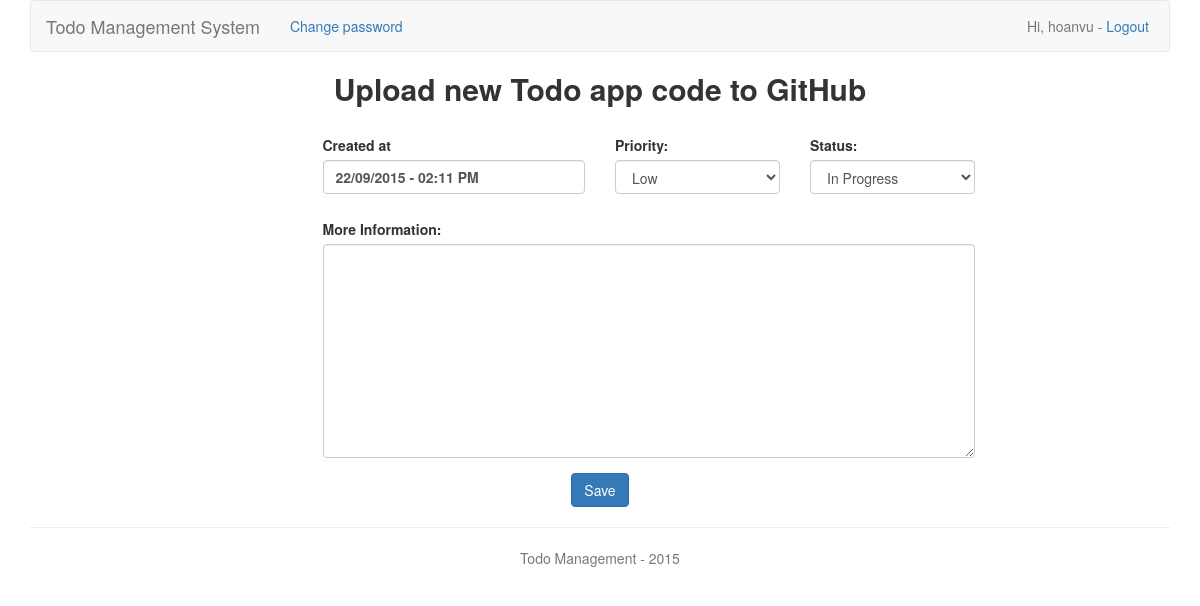
The app's page /todo/details/9/ (signed in) with its own data.
### todo/models.py (models this page shows, shortened)
class Todo(models.Model):
    owner = models.ForeignKey(User)
    content = models.CharField(max_length=150, blank=False)
    created_date = models.DateTimeField('Created date', auto_now_add=True)
    moreinfo = models.CharField(max_length=400, blank=True)
    STATUS = (
        (0, 'In Progress'),
        (1, 'Pending'),
        (2, 'Done'),
        (3, 'Cancelled'),
    )
    status = models.IntegerField(choices=STATUS, default=0)
    PRIORITY = (
        (0, 'Low'),
        (1, 'Medium'),
        (2, 'High'),
    )
    priority = models.IntegerField(choices=PRIORITY, default=0)

### todo/views.py (the view)
# urls.py: url(r'^details/(\d+)/$', views.todo_details, name='todo_details'),
@login_required
def todo_details(request, todo_id):
    todo = Todo.objects.get(id=todo_id)
    priority_list = Todo._meta.get_field('priority').choices
    status_list = Todo._meta.get_field('status').choices
    detail_form = DetailForm(instance=todo)
    return render(request, 'todo/details.html', {
        'todo': todo,
        'priority_list': priority_list,
        'status_list': status_list,
        'detail_form': detail_form,
    })

### todo/forms.py
class DetailForm(ModelForm):
    class Meta:
        model = Todo
        fields = ['priority', 'status', 'moreinfo']
        widgets = {
            'moreinfo': forms.Textarea(attrs={'rows': 10}),
        }
        labels = {
            'moreinfo': 'More Information:',
        }

### todo/templates/todo/details.html (shortened to what this page needs)
{% extends 'todo/_base.html' %}
{% load widget_tweaks %}
{% block body %}
<h2 class="text-center"> <strong>{{ todo.content }}</strong></h2>
<br>
<form action="{% url 'todo:edit_todo' todo.id %}" method="post">
	<div class="form-group">
		<div class="row">
			<div class="col-md-3"></div>
			<div class="col-md-3">
				<label>Created at</label>
				<label class="form-control">
					{{ todo.created_date | date:'d/m/Y' }} -
					{{ todo.created_date | date:'h:i A' }}
				</label>
			</div>
			<div class="col-md-2">
				{{ detail_form.priority.label_tag }}
				{{ detail_form.priority | attr:"class:form-control" }}
			</div>
			<div class="col-md-2">
				{{ detail_form.status.label_tag }}
				{{ detail_form.status | attr:"class:form-control" }}
			</div>
			<div class="col-md-2"></div>
		</div>
		<br>
		<div class="row">
			<div class="col-md-3"></div>
			<div class="col-md-7">
				{{ detail_form.moreinfo.label_tag }}
				{{ detail_form.moreinfo | attr:"class:form-control" }}
			</div>
			<div class="col-md-2"></div>
		</div>
	</div>
	<div class="text-center">
		<input type="submit" value="Save" class="btn btn-primary">
	</div>
</form>
{% endblock %}

### todo/templates/todo/_base.html (shortened to what this page needs)
<!DOCTYPE html>
{% load staticfiles %}
<link rel="stylesheet" href="{% static 'todo/css/bootstrap.min.css' %}">
<link rel="stylesheet" href="{% static 'todo/css/style.css' %}">
<div class="container">
	<nav class="navbar navbar-default">
		<div class="container-fluid">
			<a class="navbar-brand" href="{% url 'todo:index' %}">Todo Management System</a>
			{% if user.is_authenticated %}
				<p class="navbar-text navbar-left">
					<a href="{% url 'accounts:change_password' %}">Change password</a>
				</p>
				<p class="navbar-text navbar-right logout"> Hi, {{ user.username }} -
					<a href="{% url 'accounts:user_logout' %}">
						Logout
					</a>
				</p>
			{% else %}
				<p class="navbar-text navbar-right register">
					<a href="{% url 'accounts:user_register' %}"> Register an account </a>
				</p>
			{% endif %}
		</div>
	</nav>
	{% block body %}
	{% endblock %}
	<hr>
	<footer>
		<p class="text-muted text-center credit"> Todo Management - 2015 </p>
	</footer>
</div>

### todo/static/todo/css/style.css (style rules this page uses)
.logout, .register { padding-right: 20px; }

### records on screen
Todo: content "Upload new Todo app code to GitHub", created_date "22/09/2015", created_date "02:11 PM", priority "Low", status "In Progress"

### other values on screen
{{ user.username }} "hoanvu"
{{ detail_form.priority.label_tag }} "Priority:"
{{ detail_form.status.label_tag }} "Status:"
{{ detail_form.moreinfo.label_tag }} "More Information:"
